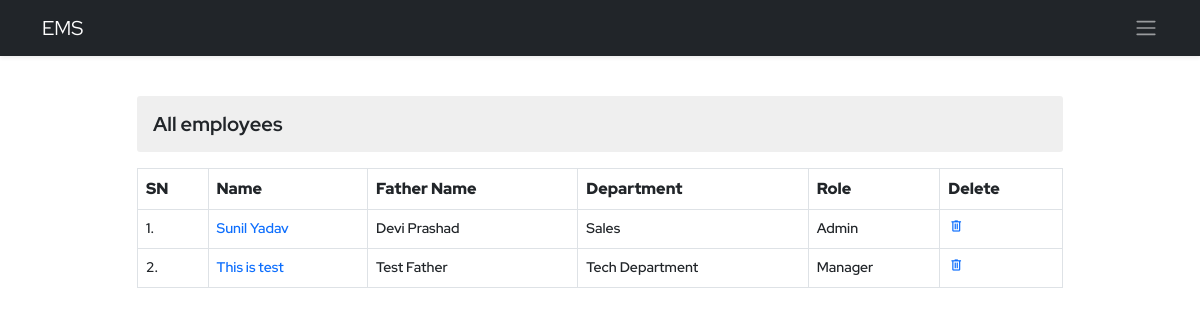
/ems/employee-view/, run on the app's committed database.
### ems/models.py (models this page shows, shortened)
class Employee(models.Model):
    empid=models.AutoField(primary_key=True)
    user=models.OneToOneField(User,on_delete=models.CASCADE)
    name=models.CharField(max_length=50)
    father_name=models.CharField(max_length=50)
    dob=models.DateField()
    email=models.EmailField(max_length=100)
    mobile_no=models.IntegerField()
    emergency_mobile_no=models.IntegerField(null=True,blank=True)
    address=models.OneToOneField(Address, on_delete=models.CASCADE,blank=True, null=True,)
    designation=models.CharField(max_length=70)
    role=models.ForeignKey(Role, on_delete=models.SET_NULL,blank=True, null=True,)
    department=models.ForeignKey(Department, on_delete=models.SET_NULL,blank=True, null=True,)
    joining_date=models.DateField()
    status=models.CharField(max_length=15)

class Department(models.Model):
    name=models.CharField(max_length=70, unique=True)
    description=models.TextField(max_length=200)
    def __str__(self):
        return self.name

class Role(models.Model):
    name=models.CharField(max_length=70, unique=True)
    description=models.TextField(max_length=200)
    def __str__(self):
        return self.name

### ems/views.py (the view)
# urls.py: path('employee-view/',viewEmployee,name='employee-view'),
def viewEmployee(request):
    context = {}
    try:
        employees = Employee.objects.all()
        context['employees'] = employees
    except Exception as e:
        print('View Employee Exception : ', e)
    return render(request, 'ems/view_employee.html', context)

### ems/templates/ems/view_employee.html (shortened to what this page needs)
{% extends './base.html' %}
{% block body %}
<div class="container py-4">
    <div class="row d-flex align-items-center justify-content-center">
        <div class="col-12 col-sm-10 overflow-auto">
            <h3 class="my-3 derpartment-title">All employees</h3>
            <table class="table table-bordered department-table">
                <tr>
                    <th>SN</th>
                    <th>Name</th>
                    <th>Father Name</th>
                    <th>Department</th>
                    <th>Role</th>
                    <th>Delete</th>
                </tr>
                {% for employee in employees %}
                <tr>
                    <td>{{forloop.counter}}.</td>
                    <td><a class="" href="{% url 'ems:employee-detail' employee.empid %}">{{employee.name}}</a></td>
                    <td>{{employee.father_name}}</td>
                    <td>{{employee.department}}</td>
                    <td>{{employee.role}}</td>
                    <td><a href="{% url 'ems:employee-delete' employee.empid %}" class="delete"><span class="material-symbols-outlined">
                        delete</span></a></td>
                </tr>
                {% endfor %}
            </table>
        </div>
    </div>
</div>
{% endblock body %}

### static/css/style.css (style rules this page uses)
* { margin: 0; padding: 0; box-sizing: border-box; }
:root { --body-font: 'Red Hat Display', sans-serif; --second-font: 'Kaushan Script', cursive; --biggest-font-size: 2rem; --bigger-font-size: 1.5rem; --big-font-size: 1.25rem; --h1-font-size: 1.5rem; --h2-font-size: 1.25rem; --h3-font-size: 1rem; --normal-font-size: .938rem; --small-font-size: .813rem; --smaller-font-size: .75rem; --font-bold: 700; --font-black: 900; }
@media screen and (min-width: 1024px) { :root { --biggest-font-size: 6rem; --bigger-font-size: 3.5rem; --big-font-size: 2.75rem; --h1-font-size: 2.25rem; --h2-font-size: 1.5rem; --h3-font-size: 1.25rem; --normal-font-size: 1rem; --small-font-size: .875rem; --smaller-font-size: .813rem; --bs-modal-width:700px; } }
* { box-sizing: border-box; padding: 0; margin: 0; }
html { scroll-behavior: smooth; }
body, button, label, select, input { font-family: var(--body-font); font-size: var(--normal-font-size); }
h1, h2, h3 { font-weight: var(--font-bold); }
a { text-decoration: none; }
.derpartment-title { font-size: var(--h3-font-size); background-color: #dadada70; padding: 1rem; border-radius: 3px; }
.department-table tr th { font-size: var(--normal-font); font-weight: var(--font-black); }
.department-table tr td { font-size: var(--small-font-size); font-weight:600; }
.department-table tr td .delete span { font-size: 16px !important; }

### data on the page
Employee: name "Sunil Yadav", father_name "Devi Prashad", department "Sales", role "Admin"
Employee: name "This is test", father_name "Test Father", department "Tech Department", role "Manager"
